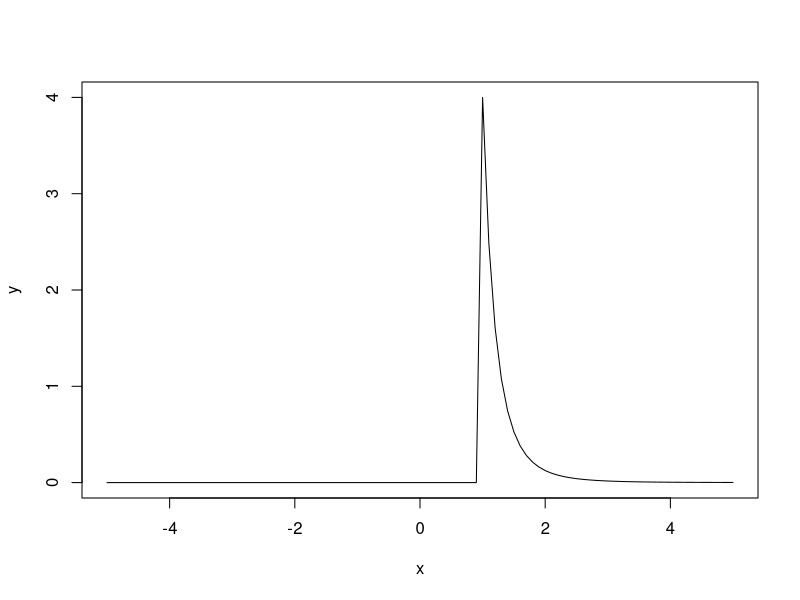

This figure's R source:
#Ejercicio 1 - Práctica 3 (gráfica de la función de densidad)
x <- seq(-5,5,0.1)

densidad <- function(x){
	if(x >= 1){
		y = (4*(x^(-5)))
		}else{
			y = 0
		}

		return(y)
}

y = lapply(x, densidad)

plot(x, y, type = "l", lty = 1:6)